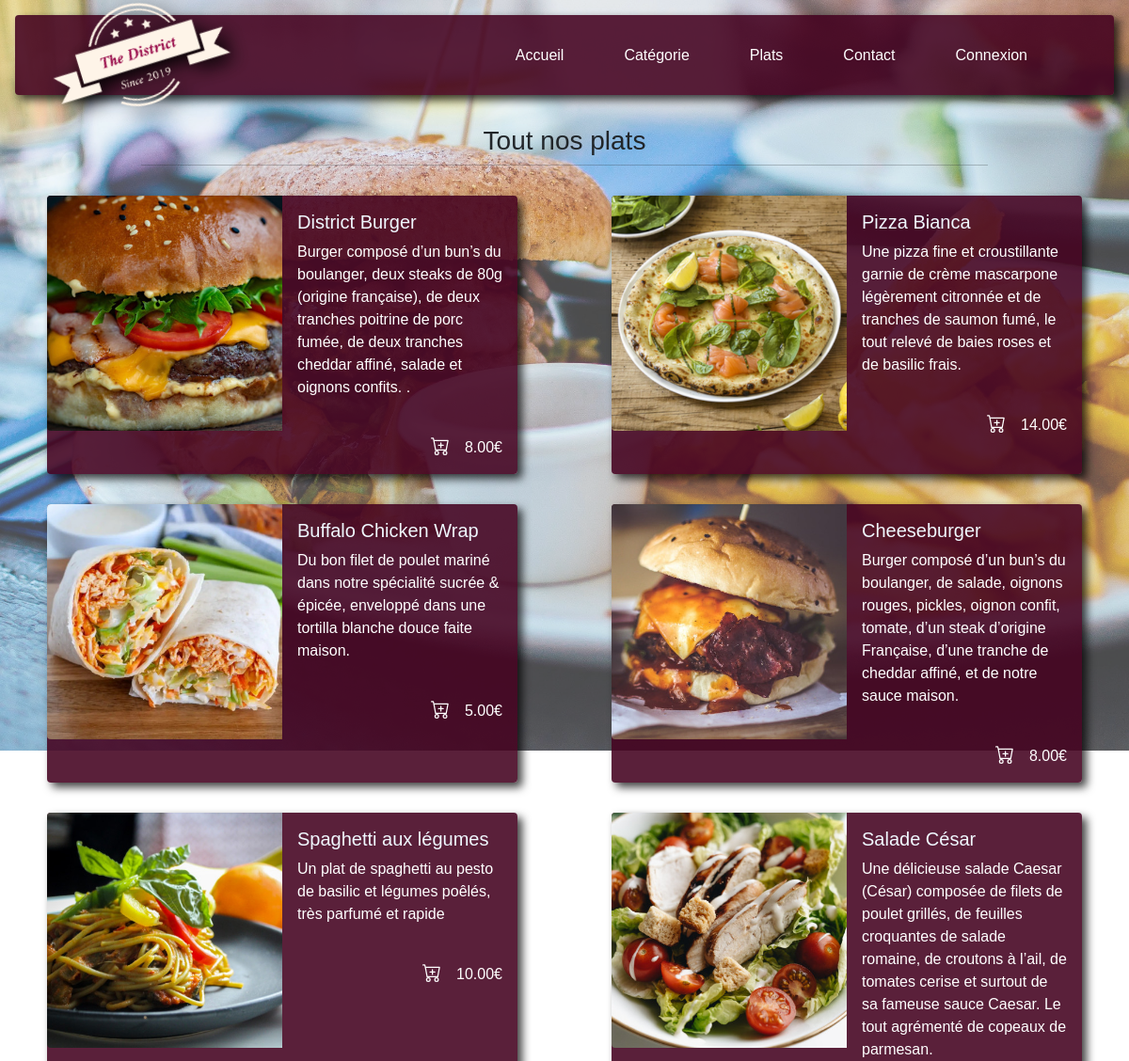
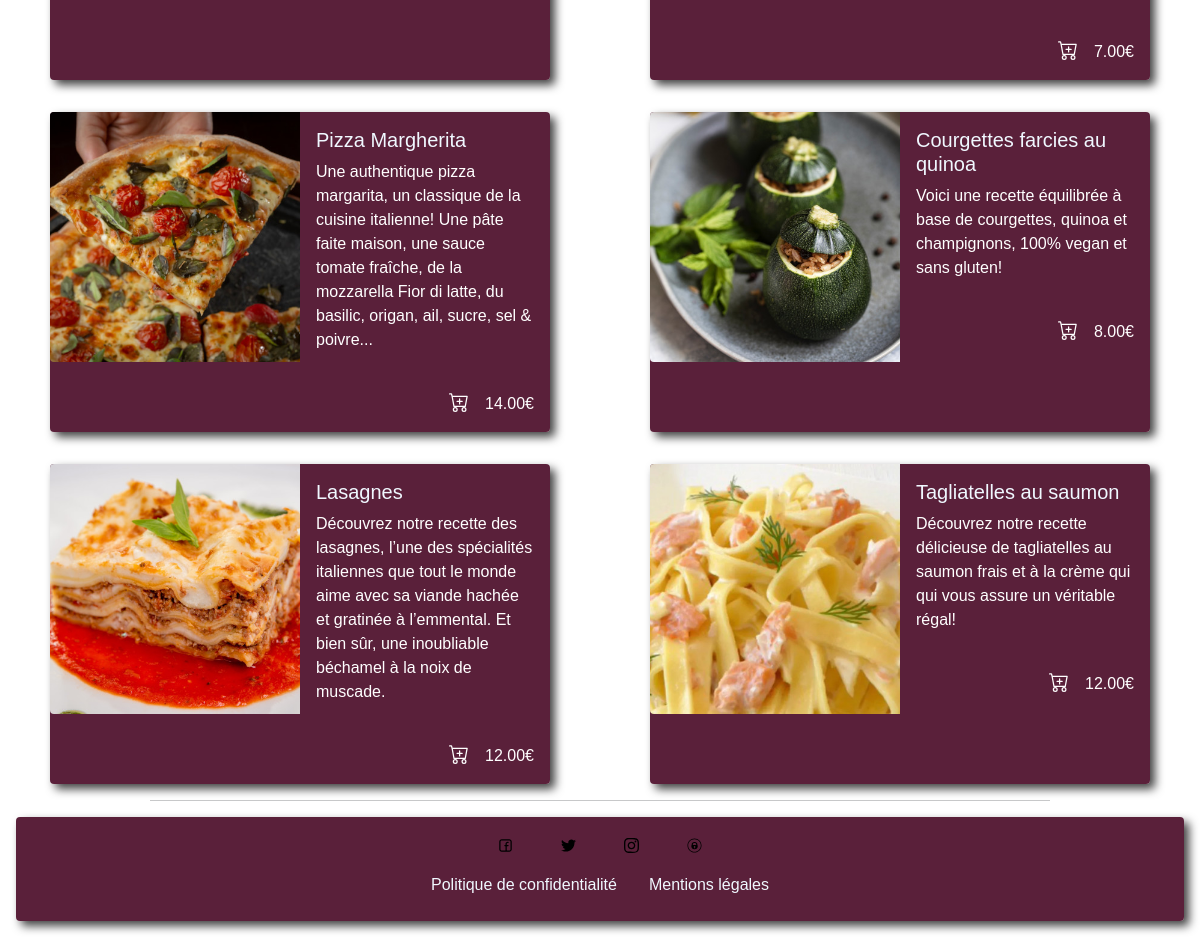
The app's page /index.php?page=plat, older data (2 pictures, top to bottom).
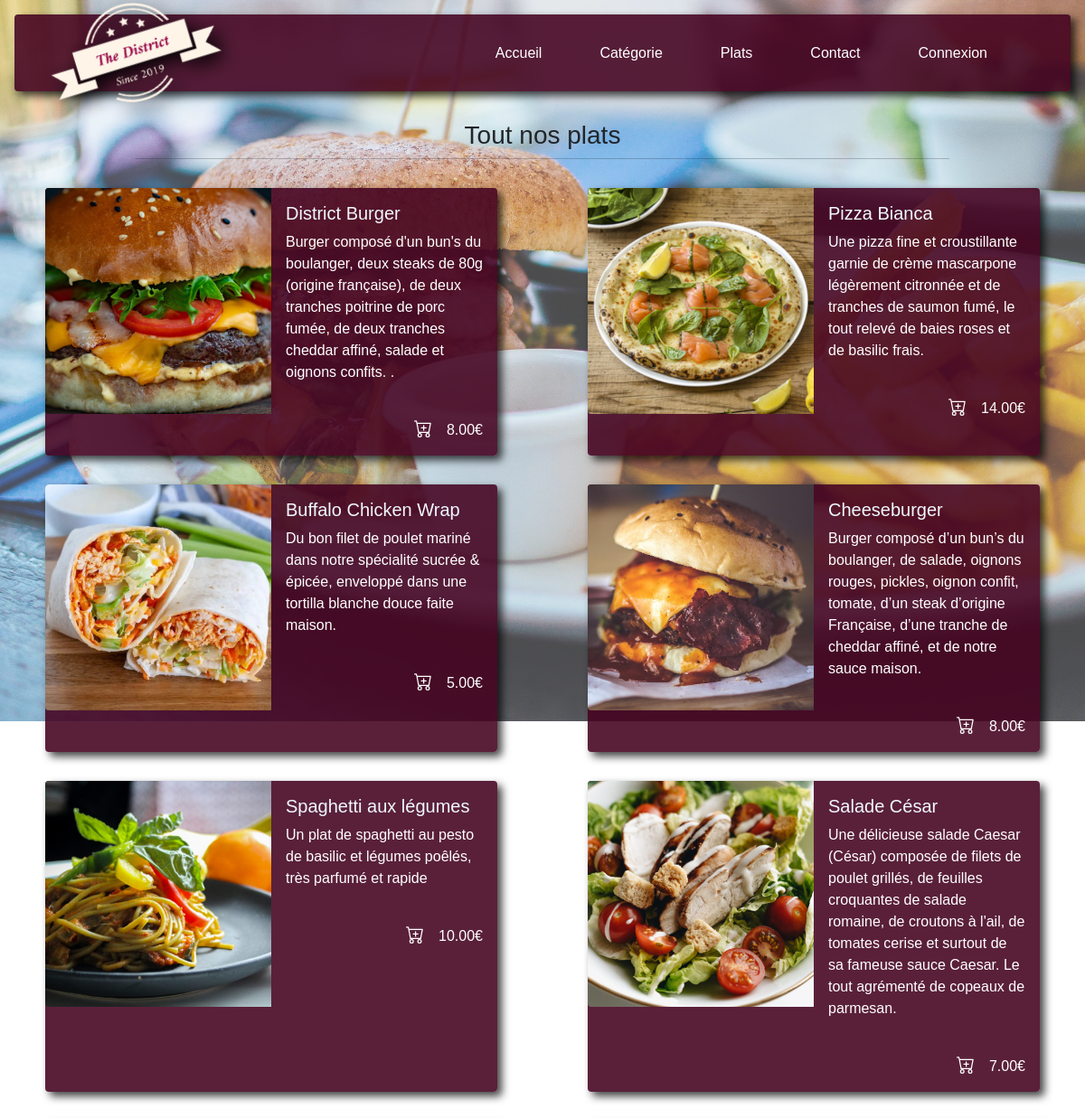
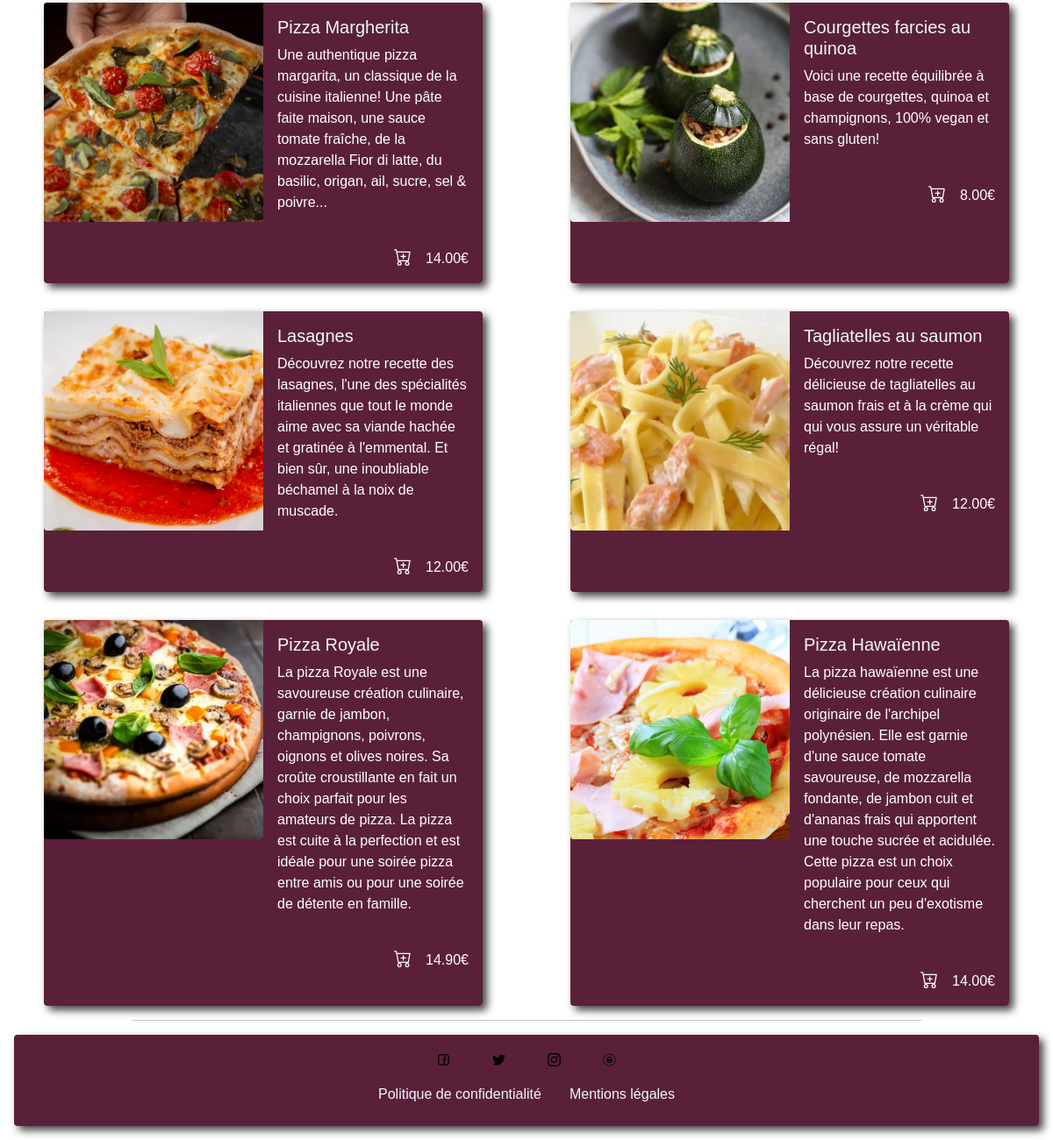
The same page, newer data (2 pictures, top to bottom).
### tables this page shows
CREATE TABLE IF NOT EXISTS `plat` (
  `id_plat` int(10) unsigned NOT NULL AUTO_INCREMENT,
  `libelle` varchar(100) NOT NULL,
  `description` text NOT NULL,
  `prix` decimal(10,2) NOT NULL,
  `image` varchar(255) NOT NULL,
  `id_categorie` int(10) unsigned NOT NULL,
  `active` varchar(10) NOT NULL,
  PRIMARY KEY (`id_plat`) USING BTREE,
  KEY `id_categorie` (`id_categorie`),
  CONSTRAINT `plat_fk1` FOREIGN KEY (`id_categorie`) REFERENCES `categorie` (`id_categorie`) ON DELETE NO ACTION ON UPDATE NO ACTION
);

### dao.php (called while the page is built, shortened)
<?php
function all_plat(){
    $db = connexionBase();
    $query = $db->query('SELECT * FROM plat WHERE LOWER(plat.active) = "yes"');
    $tab = $query->fetchAll(PDO::FETCH_OBJ);
    return $tab;
}
?>

### content/user/plat.php (the view, shortened to what this page needs)
<?php
include("dao.php");
$tab = all_plat();
?>
<main>
    <h3 class="d-flex justify-content-center mt-3">Tout nos plats</h3>
    <hr class="w-75 mx-auto mt-0 mb-3">
    <div class="d-flex justify-content-around flex-wrap mt-3">
        <?php foreach ($tab as $plat_all) : ?>
            <div class="d-flex justify-content-around mt-3 col-5">
                <div class="card mb-3 border-0 shd text-white">
                    <div class="row g-0">
                        <div class="col-md-6">
                            <img src="asset/img/food/<?= $plat_all->image ?>" class="img-fluid rounded-start" alt="<?= $plat_all->image ?>">
                        </div>
                        <div class="col-md-6">
                            <div class="card-body h-100">
                                <h5 class="card-title"><?= $plat_all->libelle ?></h5>
                                <p class="card-text"><?= $plat_all->description ?></p>
                                <br>
                                <div class="d-flex justify-content-end align-bottom h-100">
                                    <p class="card-text">
                                        <?= $plat_all->prix ?>€
                                    </p>
                                </div>
                            </div>
                        </div>
                    </div>
                </div>
            </div>
        <?php endforeach; ?>
        <hr class="w-75 mx-auto mt-0 mb-3">
</main>

Row changes from the older to the newer data that the page shows:
changed plat "District Burger": description "Burger composé d’un bun’s du boulanger, deux steaks…" → "Burger composé d'un bun's du boulanger, deux steaks…"
changed plat "Salade César": description "…romaine, de croutons à l’ail, de tomates cerise et…" → "…romaine, de croutons à l'ail, de tomates cerise et…"
changed plat "Lasagnes": description "…notre recette des lasagnes, l’une des spécialités italiennes que tout le monde aime avec sa viande hachée et gratinée à l’emmental. Et bien sûr, une…" → "…notre recette des lasagnes, l'une des spécialités italiennes que tout le monde aime avec sa viande hachée et gratinée à l'emmental. Et bien sûr, une…"
added plat: image (picture), libelle "Pizza Royale", description "La pizza Royale est une savoureuse création culinaire, garnie de jambon, champignons, poivrons, oignons et olives noires. Sa croûte croustillante en fait un choix parfait pour les amateurs de pizza. La pizza est cuite à la perfection et est idéale pour une soirée pizza entre amis ou pour une soirée de détente en famille.", prix "14.90"
added plat: image (picture), libelle "Pizza Hawaïenne", description "La pizza hawaïenne est une délicieuse création culinaire originaire de l'archipel polynésien. Elle est garnie d'une sauce tomate savoureuse, de mozzarella fondante, de jambon cuit et d'ananas frais qui apportent une touche sucrée et acidulée. Cette pizza est un choix populaire pour ceux qui cherchent un peu d'exotisme dans leur repas.", prix "14.00"
